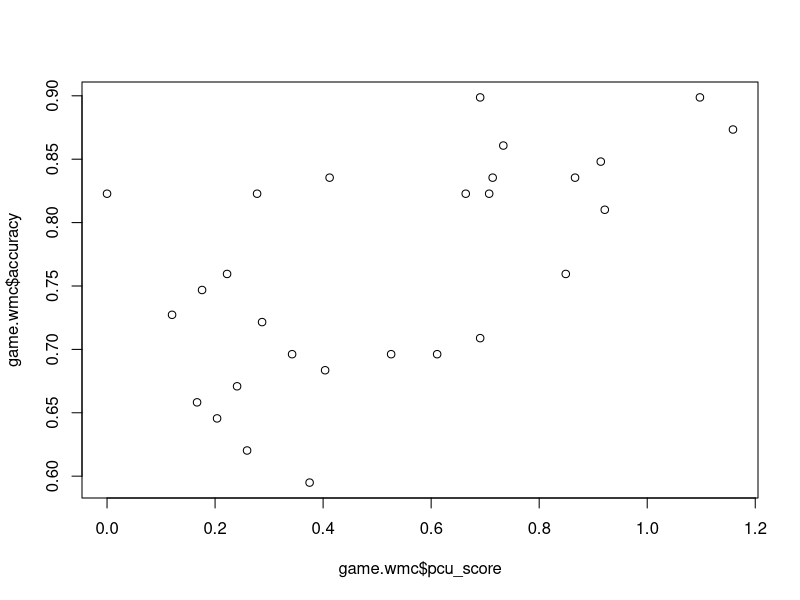
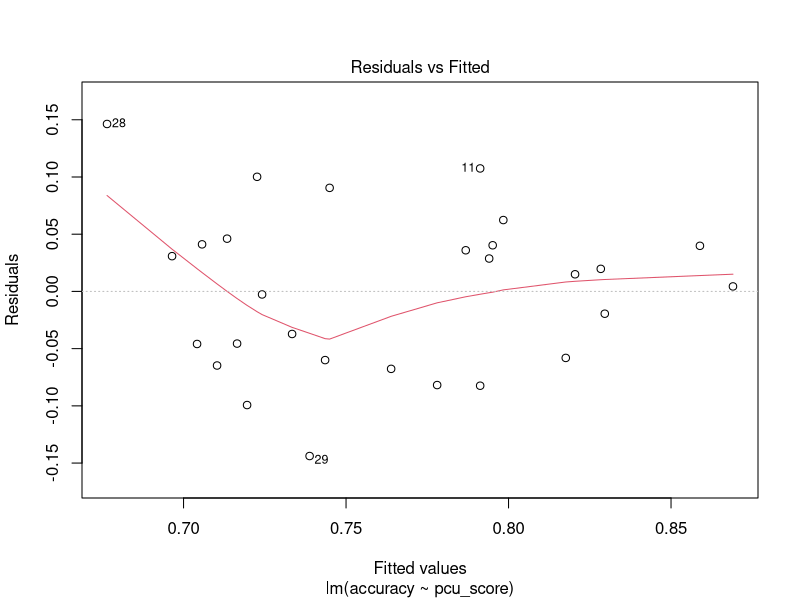
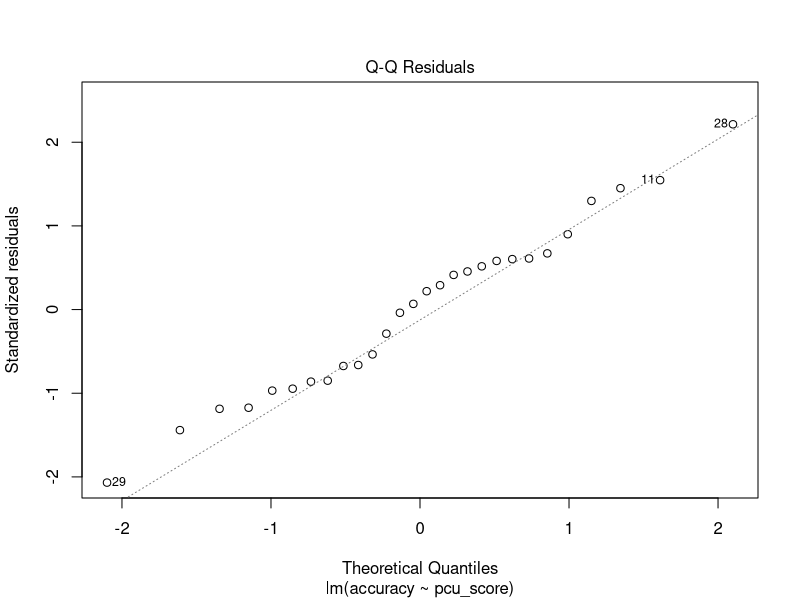
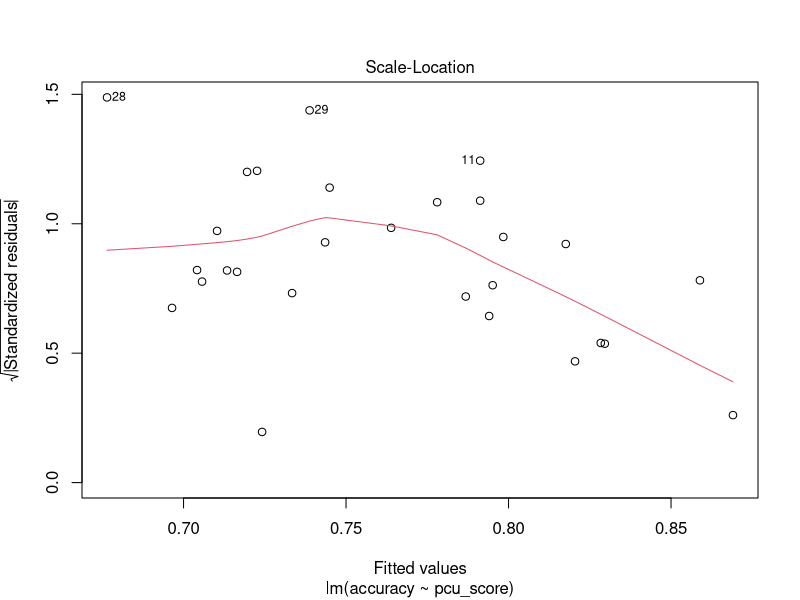
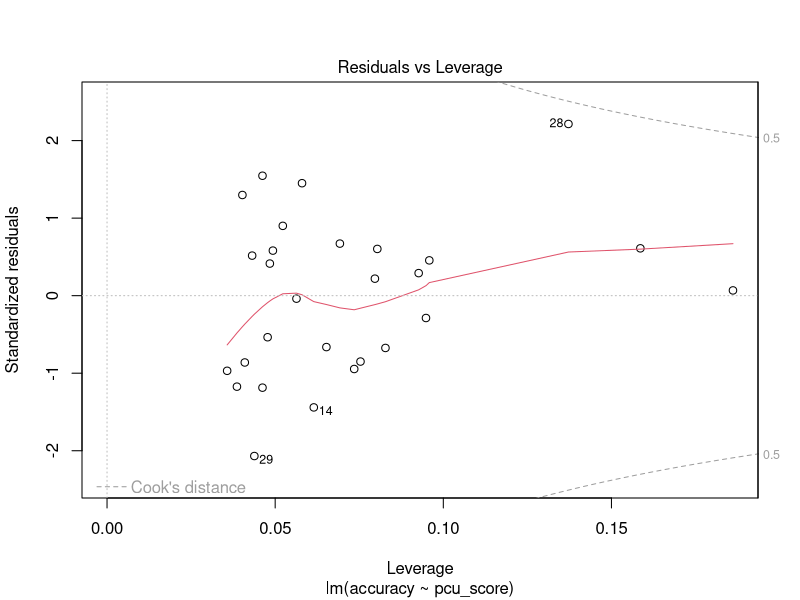

These figures' R source, in order:
## ---- chunk 1
game.wmc <- read.table("kr_gamewmc.txt", header=T)
## ---- chunk 2
game.wmc$accuracy <- game.wmc$Phit + game.wmc$PcorrectRejection
## ---- chunk 3
plot(game.wmc$pcu_score, game.wmc$accuracy) 
## ---- chunk 4
cor(game.wmc$pcu_score, game.wmc$accuracy) 
## ---- chunk 5
cor(game.wmc$pcu_score, game.wmc$accuracy, use="complete.obs") 
## ---- chunk 6
cor.test(game.wmc$pcu_score, game.wmc$accuracy)  
## ---- chunk 7
fm <- lm(accuracy ~ pcu_score, game.wmc)
summary(fm)
## ---- chunk 8
plot(fm)
## ---- chunk 9
anova(fm)
## ---- chunk 10
##################################################################################
# Before calculating anovas using R, set the default contrasts to orthogonal, 
# if you want to obtain results that are comparable to those produced by SPSS. 
#
# Especially, if you want to use type III Sum of Squares like in SPSS by default, 
# you MUST use orthogonal contrasts! Otherwise your results may be wrong. 
##################################################################################
options(contrasts = c("contr.sum", "contr.poly")) 


# main effect and the interaction
fm1 <- lm(accuracy ~ pcu_score + age_grp + pcu_score:age_grp, game.wmc) 
summary(fm1)
anova(fm1)

# this a shorthand for main effects and interaction
fm2 <- lm(accuracy ~ pcu_score * age_grp, game.wmc) 
summary(fm2)
anova(fm2)

# here the order is different
fm3 <- lm(accuracy ~ age_grp * pcu_score, game.wmc)
summary(fm3)
anova(fm3)

## ---- chunk 11
# I repeat this here. Never forget, especially with type=3
# Mut eihän tota contrastsia tarvii määritellä jos käyttää car-paketin Anovaa??
options(contrasts = c("contr.sum", "contr.poly")) 

require(car)
Anova(fm2, type=3)
Anova(fm3, type=3)
